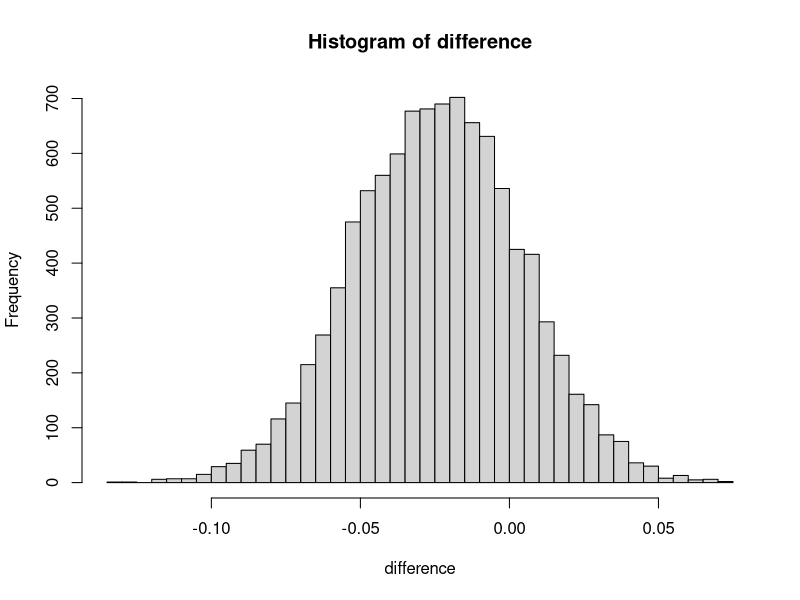

Reproduce this figure in R.
## ---- chunk 1
knitr::opts_chunk$set(echo = TRUE)
## ---- chunk 2
alpha1 = rbeta(10000, 295, 308)
alpha2 = rbeta(10000, 289, 333)
difference <- alpha2 - alpha1
hist(difference,nclass=50)
sum(difference > 0) / length(difference)
## ---- chunk 3
hours <- c(1.2, 2.4, 1.3, 1.3, 0.0, 1.2, 1.6, 0.8, 0.6, 1.4)
xm <-mean(hours)
s <-sd(hours)
mu0 <-c(0,1)
n=length(hours)
tau<-1
a = (1-dnorm(xm,0,1))/dnorm(xm,0,1)
b = (1-dnorm(xm,(0+sum(xm))/(n+1),1/(n+1)))/dnorm(xm,(0+sum(xm))/(n+1),1/(n+1))
